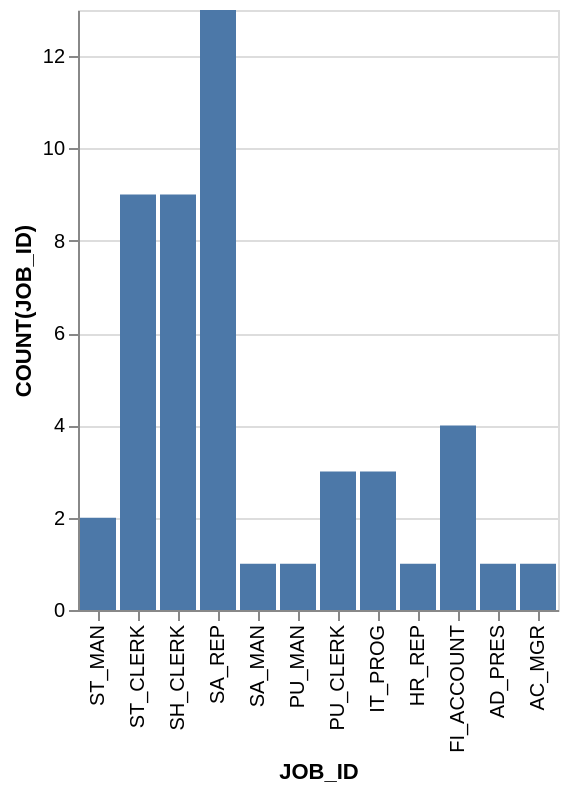

The Vega-Lite source for this figure:
### Vega-Lite specification from a JSON file in a GitHub repository (floating-point values rounded to 4 significant figures)
{"data": {"values": [{"x_data": "ST_MAN", "y_data": 2}, {"x_data": "ST_CLERK", "y_data": 9}, {"x_data": "SH_CLERK", "y_data": 9}, {"x_data": "SA_REP", "y_data": 13}, {"x_data": "SA_MAN", "y_data": 1}, {"x_data": "PU_MAN", "y_data": 1}, {"x_data": "PU_CLERK", "y_data": 3}, {"x_data": "IT_PROG", "y_data": 3}, {"x_data": "HR_REP", "y_data": 1}, {"x_data": "FI_ACCOUNT", "y_data": 4}, {"x_data": "AD_PRES", "y_data": 1}, {"x_data": "AC_MGR", "y_data": 1}]}, "mark": "bar", "encoding": {"x": {"field": "x_data", "type": "nominal", "title": "JOB_ID", "sort": "descending"}, "y": {"field": "y_data", "type": "quantitative", "title": "COUNT(JOB_ID)"}}}
